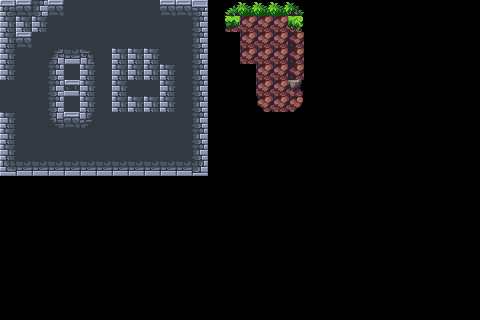

Below is a game level as drawn by its tile map, then a one-line description and the .tmx file that defines it, in full:
An orthogonal 30x20 tile map with 16x16 px tiles, 1 tile layer (Tile Layer 1), 2 tilesets.

<map version="1.9" tiledversion="1.9.2" orientation="orthogonal" renderorder="right-down" width="30" height="20" tilewidth="16" tileheight="16" infinite="0" nextlayerid="3" nextobjectid="3">
 <tileset firstgid="1" source="Dungeon.tsx" />
 <tileset firstgid="65" source="Grasslands.tsx" />
 <layer id="1" name="Tile Layer 1" width="30" height="20">
  <data encoding="csv">
1,2,11,2,10,10,10,10,10,10,2,2,3,0,175,150,150,150,176,0,0,0,0,0,0,0,0,0,0,0,
9,9,9,10,10,10,10,10,10,10,10,10,11,0,65,66,66,126,67,0,0,0,0,0,0,0,0,0,0,0,
9,2,10,10,10,10,10,10,10,10,10,10,11,0,0,66,66,66,103,0,0,0,0,0,0,0,0,0,0,0,
9,10,10,33,18,34,10,9,9,9,10,10,11,0,0,66,66,66,103,0,0,0,0,0,0,0,0,0,0,0,
9,10,10,11,10,9,10,9,9,9,9,10,11,0,0,0,66,66,103,0,0,0,0,0,0,0,0,0,0,0,
10,10,10,11,26,9,10,9,10,10,9,10,11,0,0,0,126,66,127,0,0,0,0,0,0,0,0,0,0,0,
10,10,10,11,10,9,10,9,9,9,9,10,11,0,0,0,137,138,139,0,0,0,0,0,0,0,0,0,0,0,
9,10,10,41,2,42,10,10,10,10,10,10,11,0,0,0,0,0,0,0,0,0,0,0,0,0,0,0,0,0,
9,10,10,10,10,10,10,10,10,10,10,10,11,0,0,0,0,0,0,0,0,0,0,0,0,0,0,0,0,0,
9,10,10,10,10,10,10,10,10,10,10,10,11,0,0,0,0,0,0,0,0,0,0,0,0,0,0,0,0,0,
17,18,18,18,18,18,18,18,18,18,18,18,19,0,0,0,0,0,0,0,0,0,0,0,0,0,0,0,0,0,
0,0,0,0,0,0,0,0,0,0,0,0,0,0,0,0,0,0,0,0,0,0,0,0,0,0,0,0,0,0,
0,0,0,0,0,0,0,0,0,0,0,0,0,0,0,0,0,0,0,0,0,0,0,0,0,0,0,0,0,0,
0,0,0,0,0,0,0,0,0,0,0,0,0,0,0,0,0,0,0,0,0,0,0,0,0,0,0,0,0,0,
0,0,0,0,0,0,0,0,0,0,0,0,0,0,0,0,0,0,0,0,0,0,0,0,0,0,0,0,0,0,
0,0,0,0,0,0,0,0,0,0,0,0,0,0,0,0,0,0,0,0,0,0,0,0,0,0,0,0,0,0,
0,0,0,0,0,0,0,0,0,0,0,0,0,0,0,0,0,0,0,0,0,0,0,0,0,0,0,0,0,0,
0,0,0,0,0,0,0,0,0,0,0,0,0,0,0,0,0,0,0,0,0,0,0,0,0,0,0,0,0,0,
0,0,0,0,0,0,0,0,0,0,0,0,0,0,0,0,0,0,0,0,0,0,0,0,0,0,0,0,0,0,
0,0,0,0,0,0,0,0,0,0,0,0,0,0,0,0,0,0,0,0,0,0,0,0,0,0,0,0,0,0
</data>
 </layer>
</map>
